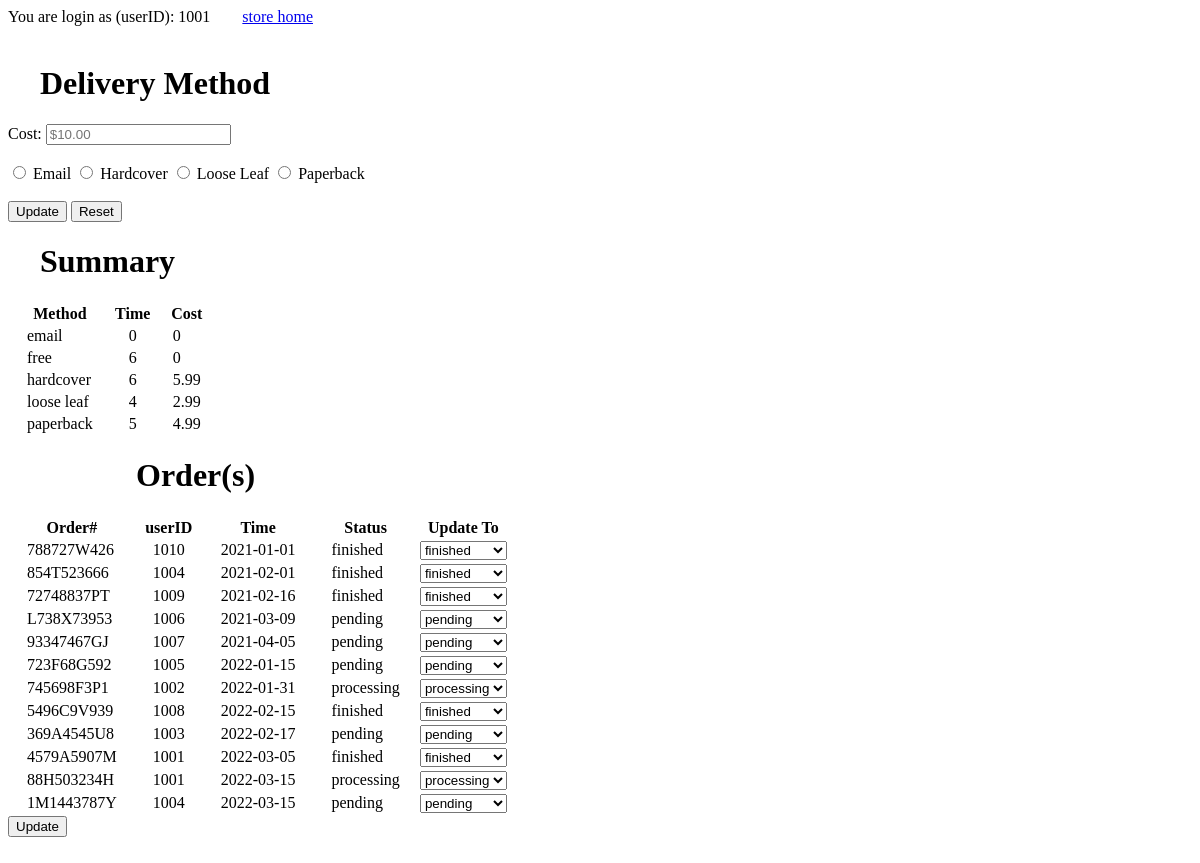
Page /update.php (signed in) on the earlier database version.
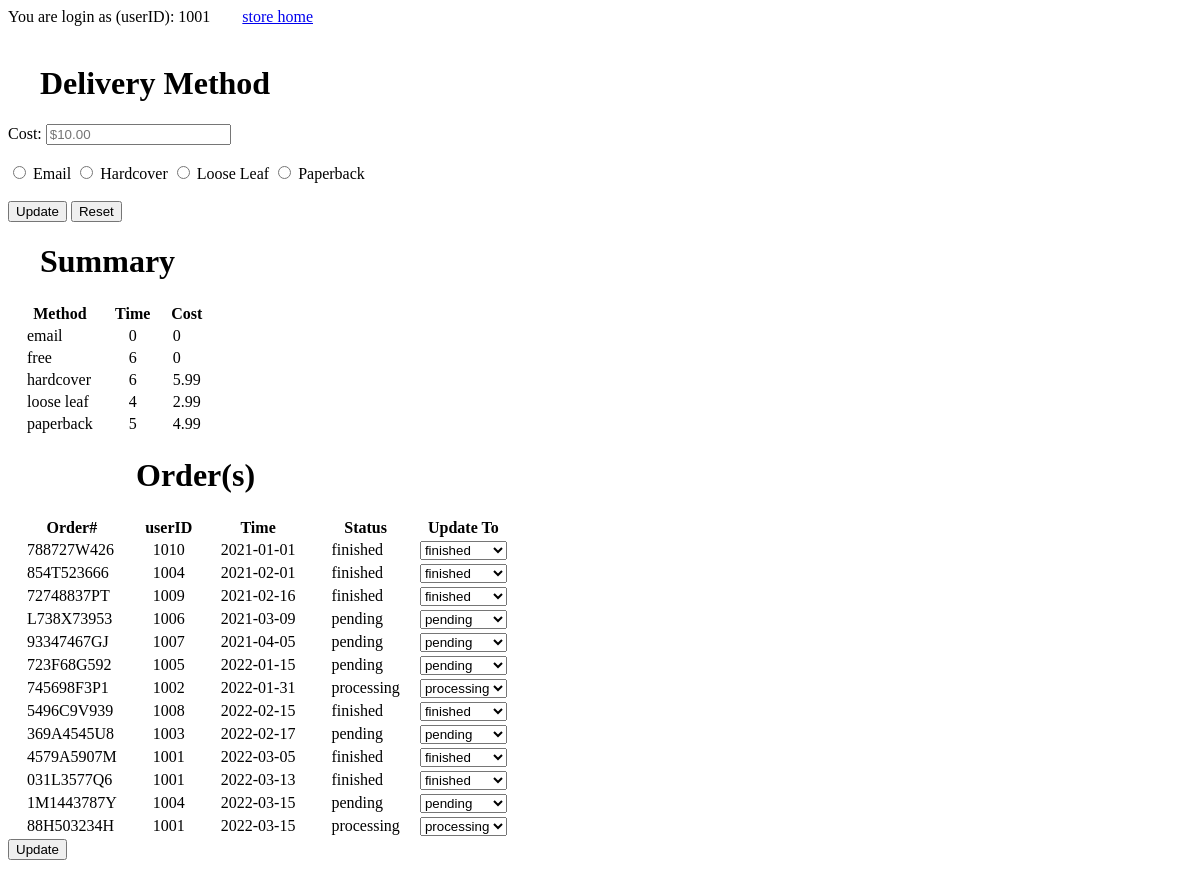
Same page on the later database version.
### tables this page shows
create table Delivery (
  method varchar(10) primary key,
  time int,
  cost real
);

create table `Order` (
  Number varchar(20) primary key,
  time Date,
  status varchar(10),
  userID int,

  constraint foreign key (userID) references Customers(userID)
);

### update.php (the view, shortened to what this page needs)
<!DOCTYPE html>
<html lang="en" dir="ltr">
  <head>
  </head>
  <body>
  <?php
    if (!isset($_SESSION['id'])) {
        exit;
    } else {
      echo "You are login as (userID): ".$_SESSION['id'];
      echo '<a href="store.php">store home</a>';
      echo "<br><br>";
    }
    $mydb = new mysqli('localhost', 'root', '', 'bookstore');
?>
  <h1>&emsp;Delivery Method</h1>
  <form class="form" action="update.php" method="post">
      <label for="cost"> Cost: </label>
      <input type="number" name="cost" step=0.01 placeholder="$10.00" required/><br><br>
      <input type="radio" name="method" value="email" required/>
      <label for="email">Email</label>
      <input type="radio" name="method" value="hardcover" required/>
      <label for="hardcover">Hardcover</label>
      <input type="radio" name="method" value="loose leaf" required/>
      <label for="looseleaf">Loose Leaf</label>
      <input type="radio" name="method" value="paperback" required/>
      <label for="paperback">Paperback</label><br><br>
      <input type="submit" name="submit" value="Update" class="update-button">
      <input type="reset" name="reset" value="Reset" class="reset-button">
  </form>
  <h1>&emsp;Summary</h1>
  <?php
    $query = "SELECT * FROM delivery";
    $stmt = $mydb->prepare($query);
    $stmt->execute();
    $result = $stmt->get_result();
    echo "<table>
      <thead>
        <tr>
          <th>Method</th>
          <th>Time</th>
          <th>Cost</th>
        </tr>
      </thead>";
    echo "<tbody>";
    while ($row = mysqli_fetch_array ($result, MYSQLI_ASSOC)) {
      echo "<tr>";
      echo "<td>&emsp;".$row['method']."&emsp;</td>";
      echo "<td>&emsp;".$row['time']."&emsp;</td>";
      echo "<td>&emsp;".$row['cost']."&emsp;</td>";
      echo "</tr>";
    }
    echo "</tbody></table>";
    ?>
    <h1>&emsp;&emsp;&emsp;&emsp;Order(s)</h1>
    <?php
      $query = "SELECT * FROM `order` ORDER BY time;";
      $stmt = $mydb->prepare($query);
      $stmt->execute();
      $result = $stmt->get_result();
      echo "<table>
        <thead>
          <tr>
            <th>Order#</th>
            <th>userID</th>
            <th>Time</th>
            <th>Status</th>
            <th>Update To</th>
          </tr>
        </thead>";
      echo "<tbody>";
      while ($row = mysqli_fetch_array($result, MYSQLI_ASSOC)) {
        $status = array('pending'=>'pending', 'processing'=>'processing', 'finished'=>'finished');
        echo "<tr>";
        echo '<form action="" method="post">';
        echo "<td>&emsp;".$row['Number']."&emsp;</td>";
        echo "<td>&emsp;".$row['userID']."&emsp;</td>";
        echo "<td>&emsp;".$row['time']."&emsp;</td>";
        echo "<td>&emsp;".$row['status']."&emsp;</td>";
        echo '<td>';
        echo '<select name="status[]">';
        echo '<option disabled selected>'.$status[$row['status']].'</option>';
        echo '</select>';
        echo '</td>';
        echo "</tr>";
      }
      echo "</tbody>";
      echo "</table>";
     ?>
     <button type="submit" name="orders">Update</button>
     <br><br>
  </body>
</html>

Differences in the rows shown:
added order: Number "031L3577Q6", userID "1001", time "2022-03-13", status "finished"
shown differently, row unchanged: order "1M1443787Y": moves up the list
